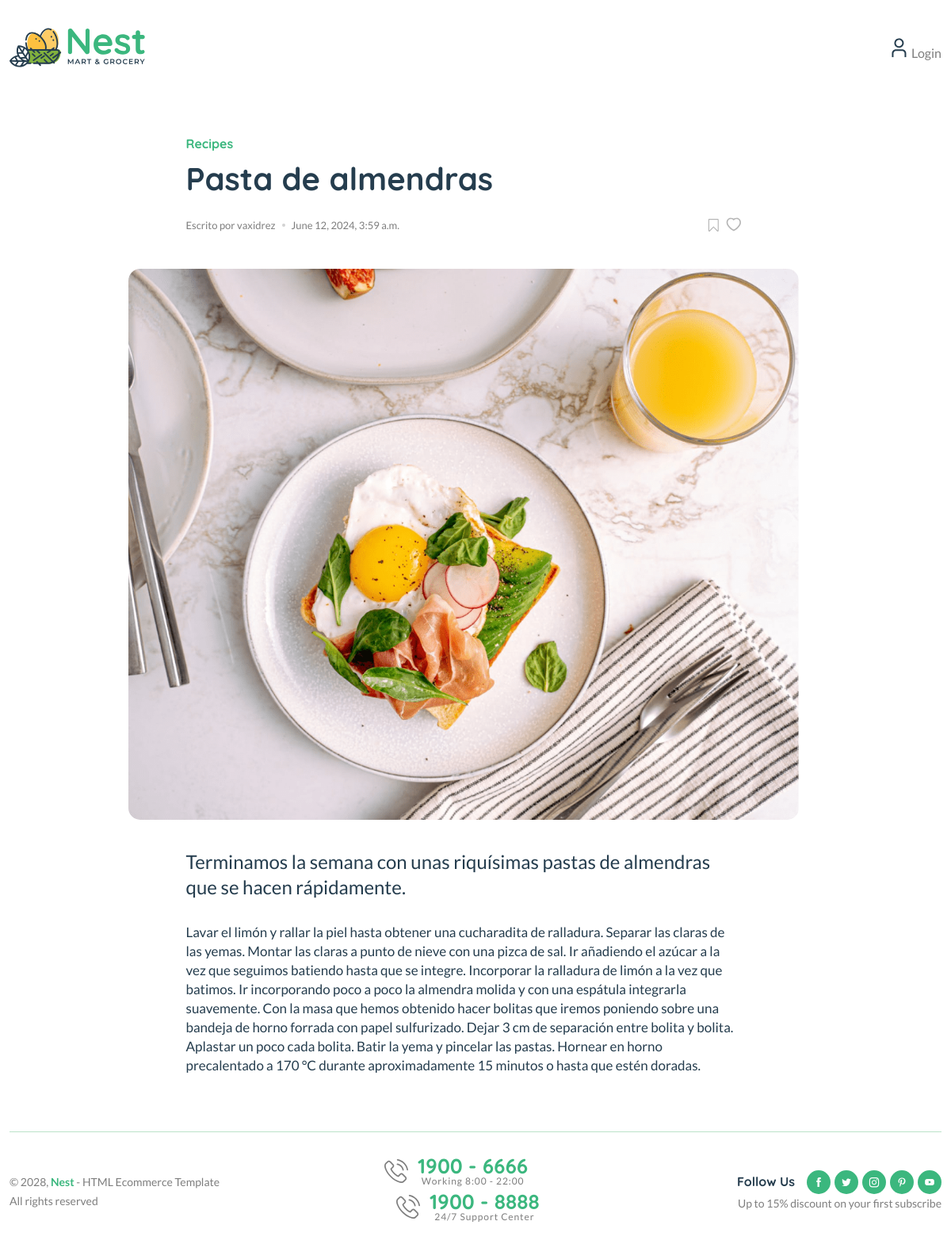
Screenshot of /blog/pastas-de-almendras with the database file from the repository.
### blogs/models.py (models this page shows, shortened)
class Blog(models.Model):
    title = models.CharField(max_length=100)
    slug = models.SlugField(max_length=150, unique=True, blank=True)
    category = models.ForeignKey(Category, on_delete=models.CASCADE)
    author = models.ForeignKey(User, on_delete=models.CASCADE)
    featured_image = models.ImageField(upload_to='uploads/%Y/%m/%d')
    short_description = models.TextField(max_length=500)
    blog_body = models.TextField(max_length=2000)
    status = models.TextField(max_length=20, choices=STATUS_CHOISES, default="Draft")
    is_featured = models.BooleanField(default=False)
    created_at = models.DateTimeField(auto_now_add=True)
    updated_at = models.DateTimeField(auto_now=True)

### blogs/views.py (the view)
# urls.py: path('blog/<slug:slug>', BlogViews.blogs, name='blogs'),
def blogs(request, slug):
    single_blog = get_object_or_404(Blog, slug=slug)
    context={
        'single_blog': single_blog
    }
    return render(request, 'blogs.html', context)

### blogs/context_processors.py (called while the page is built)
def get_categories(request):
    categories = Category.objects.all()
    return dict(categories=categories)

### templates/blogs.html
{% extends 'base.html' %}
{% load static %}
{% block content %}
<main class="main">
    <div class="page-content mb-50">
        <div class="container">
            <div class="row">
                <div class="col-lg-9 m-auto">
                    <div class="single-page pt-50 pr-30">
                        <div class="single-header style-2">
                            <div class="row">
                                <div class="col-xl-10 col-lg-12 m-auto">
                                    <h6 class="mb-10"><a href="#">Recipes</a></h6>
                                    <h2 class="mb-10">{{ single_blog.title }}</h2>
                                    <div class="single-header-meta">
                                        <div class="entry-meta meta-1 font-xs mt-15 mb-15">
                                            <span class="post-by">Escrito por {{ single_blog.author }}</span>
                                            <span class="post-on has-dot">{{ single_blog.created_at }}</span>
                                        </div>
                                        <div class="social-icons single-share">
                                            <ul class="text-grey-5 d-inline-block">
                                                <li class="mr-5"><a href="#"><img src="{% static 'assets/imgs/theme/icons/icon-bookmark.svg' %}" alt=""></a></li>
                                                <li><img src="{% static 'assets/imgs/theme/icons/icon-heart-2.svg' %}" alt=""></li>
                                            </ul>
                                        </div>
                                    </div>
                                </div>
                            </div>
                        </div>
                        <figure class="single-thumbnail">
                            <img src="{{ single_blog.featured_image.url }}" alt="">
                        </figure>
                        <div class="single-content">
                            <div class="row">
                                <div class="col-xl-10 col-lg-12 m-auto">
                                    <p class="single-excerpt">{{ single_blog.short_description }}</p>
                                    <p>{{ single_blog.blog_body }}</p>
                            </div>
                        </div>
                    </div>
                </div>
            </div>
        </div>
    </div>
    </div>
</main>
{% endblock %}

### rows the page displays
Blog: title "Pasta de almendras", author "vaxidrez", created_at "June 12, 2024, 3:59 a.m.", featured_image (picture), short_description "Terminamos la semana con unas riquísimas pastas de almendras que se hacen rápidamente.", blog_body "Lavar el limón y rallar la piel hasta obtener una cucharadita de ralladura. Separar las claras de las yemas. Montar las claras a punto de nieve con una pizca de sal. Ir añadiendo el azúcar a la vez que seguimos batiendo hasta que se integre. Incorporar la ralladura de limón a la vez que batimos. Ir incorporando poco a poco la almendra molida y con una espátula integrarla suavemente. Con la masa que hemos obtenido hacer bolitas que iremos poniendo sobre una bandeja de horno forrada con papel sulfurizado. Dejar 3 cm de separación entre bolita y bolita. Aplastar un poco cada bolita. Batir la yema y pincelar las pastas. Hornear en horno precalentado a 170 °C durante aproximadamente 15 minutos o…"
